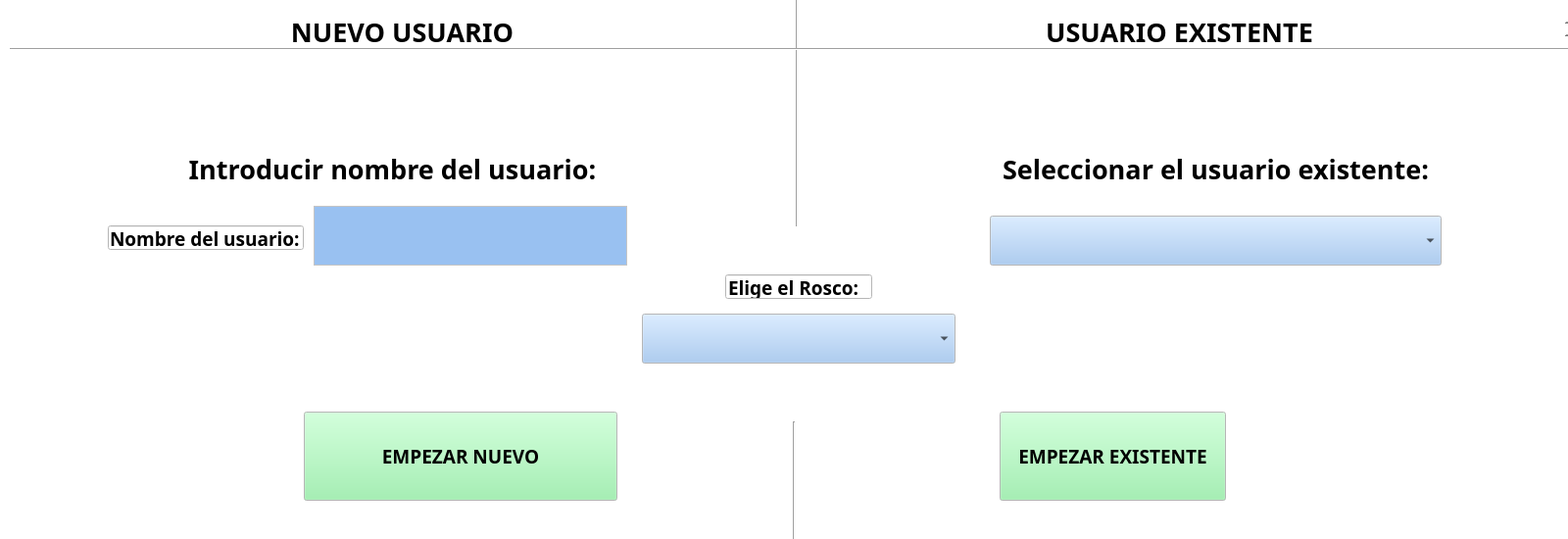
<?xml version="1.0" encoding="UTF-8"?>
<ui version="4.0">
 <class>therapist</class>
 <widget class="QWidget" name="therapist">
  <property name="geometry">
   <rect>
    <x>0</x>
    <y>0</y>
    <width>1600</width>
    <height>550</height>
   </rect>
  </property>
  <property name="palette">
   <palette>
    <active>
     <colorrole role="WindowText">
      <brush brushstyle="SolidPattern">
       <color alpha="255">
        <red>0</red>
        <green>0</green>
        <blue>0</blue>
       </color>
      </brush>
     </colorrole>
     <colorrole role="Base">
      <brush brushstyle="SolidPattern">
       <color alpha="255">
        <red>255</red>
        <green>255</green>
        <blue>255</blue>
       </color>
      </brush>
     </colorrole>
     <colorrole role="Window">
      <brush brushstyle="SolidPattern">
       <color alpha="255">
        <red>255</red>
        <green>255</green>
        <blue>255</blue>
       </color>
      </brush>
     </colorrole>
    </active>
    <inactive>
     <colorrole role="WindowText">
      <brush brushstyle="SolidPattern">
       <color alpha="255">
        <red>0</red>
        <green>0</green>
        <blue>0</blue>
       </color>
      </brush>
     </colorrole>
     <colorrole role="Base">
      <brush brushstyle="SolidPattern">
       <color alpha="255">
        <red>255</red>
        <green>255</green>
        <blue>255</blue>
       </color>
      </brush>
     </colorrole>
     <colorrole role="Window">
      <brush brushstyle="SolidPattern">
       <color alpha="255">
        <red>255</red>
        <green>255</green>
        <blue>255</blue>
       </color>
      </brush>
     </colorrole>
    </inactive>
    <disabled>
     <colorrole role="WindowText">
      <brush brushstyle="SolidPattern">
       <color alpha="255">
        <red>190</red>
        <green>190</green>
        <blue>190</blue>
       </color>
      </brush>
     </colorrole>
     <colorrole role="Base">
      <brush brushstyle="SolidPattern">
       <color alpha="255">
        <red>255</red>
        <green>255</green>
        <blue>255</blue>
       </color>
      </brush>
     </colorrole>
     <colorrole role="Window">
      <brush brushstyle="SolidPattern">
       <color alpha="255">
        <red>255</red>
        <green>255</green>
        <blue>255</blue>
       </color>
      </brush>
     </colorrole>
    </disabled>
   </palette>
  </property>
  <property name="windowTitle">
   <string>Form</string>
  </property>
  <widget class="QLineEdit" name="n_usuario">
   <property name="geometry">
    <rect>
     <x>110</x>
     <y>230</y>
     <width>200</width>
     <height>25</height>
    </rect>
   </property>
   <property name="font">
    <font>
     <family>Ubuntu Mono</family>
     <pointsize>14</pointsize>
     <weight>75</weight>
     <bold>true</bold>
    </font>
   </property>
   <property name="text">
    <string>Nombre del usuario:</string>
   </property>
   <property name="readOnly">
    <bool>true</bool>
   </property>
  </widget>
  <widget class="QLineEdit" name="dificultad">
   <property name="geometry">
    <rect>
     <x>740</x>
     <y>280</y>
     <width>150</width>
     <height>25</height>
    </rect>
   </property>
   <property name="font">
    <font>
     <family>Ubuntu Mono</family>
     <pointsize>14</pointsize>
     <weight>75</weight>
     <bold>true</bold>
    </font>
   </property>
   <property name="text">
    <string>Elige el Rosco:</string>
   </property>
   <property name="readOnly">
    <bool>true</bool>
   </property>
  </widget>
  <widget class="QPushButton" name="confirmar_button">
   <property name="geometry">
    <rect>
     <x>310</x>
     <y>420</y>
     <width>320</width>
     <height>91</height>
    </rect>
   </property>
   <property name="palette">
    <palette>
     <active>
      <colorrole role="Button">
       <brush brushstyle="SolidPattern">
        <color alpha="255">
         <red>143</red>
         <green>240</green>
         <blue>164</blue>
        </color>
       </brush>
      </colorrole>
      <colorrole role="Base">
       <brush brushstyle="SolidPattern">
        <color alpha="255">
         <red>143</red>
         <green>240</green>
         <blue>164</blue>
        </color>
       </brush>
      </colorrole>
     </active>
     <inactive>
      <colorrole role="Button">
       <brush brushstyle="SolidPattern">
        <color alpha="255">
         <red>143</red>
         <green>240</green>
         <blue>164</blue>
        </color>
       </brush>
      </colorrole>
      <colorrole role="Base">
       <brush brushstyle="SolidPattern">
        <color alpha="255">
         <red>143</red>
         <green>240</green>
         <blue>164</blue>
        </color>
       </brush>
      </colorrole>
     </inactive>
     <disabled>
      <colorrole role="Button">
       <brush brushstyle="SolidPattern">
        <color alpha="255">
         <red>143</red>
         <green>240</green>
         <blue>164</blue>
        </color>
       </brush>
      </colorrole>
      <colorrole role="Base">
       <brush brushstyle="SolidPattern">
        <color alpha="255">
         <red>0</red>
         <green>0</green>
         <blue>0</blue>
        </color>
       </brush>
      </colorrole>
     </disabled>
    </palette>
   </property>
   <property name="font">
    <font>
     <family>Ubuntu Mono</family>
     <pointsize>14</pointsize>
     <weight>75</weight>
     <bold>true</bold>
    </font>
   </property>
   <property name="text">
    <string>EMPEZAR NUEVO</string>
   </property>
  </widget>
  <widget class="QPlainTextEdit" name="usuario">
   <property name="geometry">
    <rect>
     <x>320</x>
     <y>210</y>
     <width>320</width>
     <height>61</height>
    </rect>
   </property>
   <property name="palette">
    <palette>
     <active>
      <colorrole role="BrightText">
       <brush brushstyle="SolidPattern">
        <color alpha="255">
         <red>0</red>
         <green>0</green>
         <blue>0</blue>
        </color>
       </brush>
      </colorrole>
      <colorrole role="Base">
       <brush brushstyle="SolidPattern">
        <color alpha="255">
         <red>153</red>
         <green>193</green>
         <blue>241</blue>
        </color>
       </brush>
      </colorrole>
     </active>
     <inactive>
      <colorrole role="BrightText">
       <brush brushstyle="SolidPattern">
        <color alpha="255">
         <red>0</red>
         <green>0</green>
         <blue>0</blue>
        </color>
       </brush>
      </colorrole>
      <colorrole role="Base">
       <brush brushstyle="SolidPattern">
        <color alpha="255">
         <red>153</red>
         <green>193</green>
         <blue>241</blue>
        </color>
       </brush>
      </colorrole>
     </inactive>
     <disabled>
      <colorrole role="BrightText">
       <brush brushstyle="SolidPattern">
        <color alpha="255">
         <red>0</red>
         <green>0</green>
         <blue>0</blue>
        </color>
       </brush>
      </colorrole>
      <colorrole role="Base">
       <brush brushstyle="SolidPattern">
        <color alpha="255">
         <red>0</red>
         <green>0</green>
         <blue>0</blue>
        </color>
       </brush>
      </colorrole>
     </disabled>
    </palette>
   </property>
   <property name="font">
    <font>
     <family>Ubuntu Mono</family>
     <pointsize>14</pointsize>
     <weight>75</weight>
     <bold>true</bold>
    </font>
   </property>
   <property name="frameShape">
    <enum>QFrame::StyledPanel</enum>
   </property>
   <property name="frameShadow">
    <enum>QFrame::Sunken</enum>
   </property>
   <property name="lineWidth">
    <number>1</number>
   </property>
  </widget>
  <widget class="QComboBox" name="comboBox">
   <property name="geometry">
    <rect>
     <x>655</x>
     <y>320</y>
     <width>320</width>
     <height>51</height>
    </rect>
   </property>
   <property name="palette">
    <palette>
     <active>
      <colorrole role="Button">
       <brush brushstyle="SolidPattern">
        <color alpha="255">
         <red>153</red>
         <green>193</green>
         <blue>241</blue>
        </color>
       </brush>
      </colorrole>
      <colorrole role="Base">
       <brush brushstyle="SolidPattern">
        <color alpha="255">
         <red>153</red>
         <green>193</green>
         <blue>241</blue>
        </color>
       </brush>
      </colorrole>
     </active>
     <inactive>
      <colorrole role="Button">
       <brush brushstyle="SolidPattern">
        <color alpha="255">
         <red>153</red>
         <green>193</green>
         <blue>241</blue>
        </color>
       </brush>
      </colorrole>
      <colorrole role="Base">
       <brush brushstyle="SolidPattern">
        <color alpha="255">
         <red>153</red>
         <green>193</green>
         <blue>241</blue>
        </color>
       </brush>
      </colorrole>
     </inactive>
     <disabled>
      <colorrole role="Button">
       <brush brushstyle="SolidPattern">
        <color alpha="255">
         <red>153</red>
         <green>193</green>
         <blue>241</blue>
        </color>
       </brush>
      </colorrole>
      <colorrole role="Base">
       <brush brushstyle="SolidPattern">
        <color alpha="255">
         <red>255</red>
         <green>255</green>
         <blue>255</blue>
        </color>
       </brush>
      </colorrole>
     </disabled>
    </palette>
   </property>
   <property name="font">
    <font>
     <family>Ubuntu Mono</family>
     <pointsize>14</pointsize>
     <weight>75</weight>
     <bold>true</bold>
    </font>
   </property>
  </widget>
  <widget class="QLabel" name="label">
   <property name="geometry">
    <rect>
     <x>80</x>
     <y>350</y>
     <width>141</width>
     <height>131</height>
    </rect>
   </property>
   <property name="text">
    <string/>
   </property>
   <property name="pixmap">
    <pixmap>logos/logo_euro.png</pixmap>
   </property>
   <property name="scaledContents">
    <bool>true</bool>
   </property>
  </widget>
  <widget class="QLabel" name="label_2">
   <property name="geometry">
    <rect>
     <x>1330</x>
     <y>420</y>
     <width>231</width>
     <height>101</height>
    </rect>
   </property>
   <property name="text">
    <string/>
   </property>
   <property name="pixmap">
    <pixmap>logos/robolab.png</pixmap>
   </property>
   <property name="scaledContents">
    <bool>true</bool>
   </property>
  </widget>
  <widget class="QPushButton" name="back_button">
   <property name="geometry">
    <rect>
     <x>680</x>
     <y>570</y>
     <width>171</width>
     <height>91</height>
    </rect>
   </property>
   <property name="palette">
    <palette>
     <active>
      <colorrole role="Button">
       <brush brushstyle="SolidPattern">
        <color alpha="255">
         <red>153</red>
         <green>193</green>
         <blue>241</blue>
        </color>
       </brush>
      </colorrole>
     </active>
     <inactive>
      <colorrole role="Button">
       <brush brushstyle="SolidPattern">
        <color alpha="255">
         <red>153</red>
         <green>193</green>
         <blue>241</blue>
        </color>
       </brush>
      </colorrole>
     </inactive>
     <disabled>
      <colorrole role="Button">
       <brush brushstyle="SolidPattern">
        <color alpha="255">
         <red>153</red>
         <green>193</green>
         <blue>241</blue>
        </color>
       </brush>
      </colorrole>
     </disabled>
    </palette>
   </property>
   <property name="font">
    <font>
     <family>Ubuntu Mono</family>
     <pointsize>14</pointsize>
     <weight>75</weight>
     <bold>true</bold>
    </font>
   </property>
   <property name="text">
    <string>VOLVER AL MENÚ 
DE INICIO</string>
   </property>
  </widget>
  <widget class="QTextEdit" name="textEdit_7">
   <property name="geometry">
    <rect>
     <x>0</x>
     <y>150</y>
     <width>801</width>
     <height>61</height>
    </rect>
   </property>
   <property name="palette">
    <palette>
     <active>
      <colorrole role="Button">
       <brush brushstyle="SolidPattern">
        <color alpha="0">
         <red>0</red>
         <green>0</green>
         <blue>0</blue>
        </color>
       </brush>
      </colorrole>
      <colorrole role="Text">
       <brush brushstyle="SolidPattern">
        <color alpha="255">
         <red>0</red>
         <green>0</green>
         <blue>0</blue>
        </color>
       </brush>
      </colorrole>
      <colorrole role="ButtonText">
       <brush brushstyle="SolidPattern">
        <color alpha="255">
         <red>255</red>
         <green>255</green>
         <blue>255</blue>
        </color>
       </brush>
      </colorrole>
      <colorrole role="Base">
       <brush brushstyle="NoBrush">
        <color alpha="255">
         <red>0</red>
         <green>0</green>
         <blue>0</blue>
        </color>
       </brush>
      </colorrole>
      <colorrole role="Window">
       <brush brushstyle="SolidPattern">
        <color alpha="0">
         <red>0</red>
         <green>0</green>
         <blue>0</blue>
        </color>
       </brush>
      </colorrole>
      <colorrole role="PlaceholderText">
       <brush brushstyle="SolidPattern">
        <color alpha="128">
         <red>255</red>
         <green>255</green>
         <blue>255</blue>
        </color>
       </brush>
      </colorrole>
     </active>
     <inactive>
      <colorrole role="Button">
       <brush brushstyle="SolidPattern">
        <color alpha="0">
         <red>0</red>
         <green>0</green>
         <blue>0</blue>
        </color>
       </brush>
      </colorrole>
      <colorrole role="Text">
       <brush brushstyle="SolidPattern">
        <color alpha="255">
         <red>0</red>
         <green>0</green>
         <blue>0</blue>
        </color>
       </brush>
      </colorrole>
      <colorrole role="ButtonText">
       <brush brushstyle="SolidPattern">
        <color alpha="255">
         <red>255</red>
         <green>255</green>
         <blue>255</blue>
        </color>
       </brush>
      </colorrole>
      <colorrole role="Base">
       <brush brushstyle="NoBrush">
        <color alpha="255">
         <red>0</red>
         <green>0</green>
         <blue>0</blue>
        </color>
       </brush>
      </colorrole>
      <colorrole role="Window">
       <brush brushstyle="SolidPattern">
        <color alpha="0">
         <red>0</red>
         <green>0</green>
         <blue>0</blue>
        </color>
       </brush>
      </colorrole>
      <colorrole role="PlaceholderText">
       <brush brushstyle="SolidPattern">
        <color alpha="128">
         <red>255</red>
         <green>255</green>
         <blue>255</blue>
        </color>
       </brush>
      </colorrole>
     </inactive>
     <disabled>
      <colorrole role="Button">
       <brush brushstyle="SolidPattern">
        <color alpha="0">
         <red>0</red>
         <green>0</green>
         <blue>0</blue>
        </color>
       </brush>
      </colorrole>
      <colorrole role="Text">
       <brush brushstyle="SolidPattern">
        <color alpha="255">
         <red>190</red>
         <green>190</green>
         <blue>190</blue>
        </color>
       </brush>
      </colorrole>
      <colorrole role="ButtonText">
       <brush brushstyle="SolidPattern">
        <color alpha="255">
         <red>190</red>
         <green>190</green>
         <blue>190</blue>
        </color>
       </brush>
      </colorrole>
      <colorrole role="Base">
       <brush brushstyle="NoBrush">
        <color alpha="255">
         <red>0</red>
         <green>0</green>
         <blue>0</blue>
        </color>
       </brush>
      </colorrole>
      <colorrole role="Window">
       <brush brushstyle="SolidPattern">
        <color alpha="0">
         <red>0</red>
         <green>0</green>
         <blue>0</blue>
        </color>
       </brush>
      </colorrole>
      <colorrole role="PlaceholderText">
       <brush brushstyle="SolidPattern">
        <color alpha="128">
         <red>0</red>
         <green>0</green>
         <blue>0</blue>
        </color>
       </brush>
      </colorrole>
     </disabled>
    </palette>
   </property>
   <property name="font">
    <font>
     <family>Ubuntu Mono</family>
     <pointsize>20</pointsize>
     <weight>75</weight>
     <bold>true</bold>
    </font>
   </property>
   <property name="autoFillBackground">
    <bool>true</bool>
   </property>
   <property name="styleSheet">
    <string notr="true">background-color: transparent;</string>
   </property>
   <property name="frameShape">
    <enum>QFrame::NoFrame</enum>
   </property>
   <property name="frameShadow">
    <enum>QFrame::Sunken</enum>
   </property>
   <property name="readOnly">
    <bool>true</bool>
   </property>
   <property name="html">
    <string>&lt;!DOCTYPE HTML PUBLIC &quot;-//W3C//DTD HTML 4.0//EN&quot; &quot;http://www.w3.org/TR/REC-html40/strict.dtd&quot;&gt;
&lt;html&gt;&lt;head&gt;&lt;meta name=&quot;qrichtext&quot; content=&quot;1&quot; /&gt;&lt;style type=&quot;text/css&quot;&gt;
p, li { white-space: pre-wrap; }
&lt;/style&gt;&lt;/head&gt;&lt;body style=&quot; font-family:'Ubuntu Mono'; font-size:20pt; font-weight:600; font-style:normal;&quot;&gt;
&lt;p align=&quot;center&quot; style=&quot; margin-top:0px; margin-bottom:0px; margin-left:0px; margin-right:0px; -qt-block-indent:0; text-indent:0px;&quot;&gt;Introducir nombre del usuario:&lt;/p&gt;&lt;/body&gt;&lt;/html&gt;</string>
   </property>
  </widget>
  <widget class="QTextEdit" name="textEdit_5">
   <property name="geometry">
    <rect>
     <x>10</x>
     <y>10</y>
     <width>801</width>
     <height>61</height>
    </rect>
   </property>
   <property name="palette">
    <palette>
     <active>
      <colorrole role="Button">
       <brush brushstyle="SolidPattern">
        <color alpha="0">
         <red>0</red>
         <green>0</green>
         <blue>0</blue>
        </color>
       </brush>
      </colorrole>
      <colorrole role="Text">
       <brush brushstyle="SolidPattern">
        <color alpha="255">
         <red>0</red>
         <green>0</green>
         <blue>0</blue>
        </color>
       </brush>
      </colorrole>
      <colorrole role="ButtonText">
       <brush brushstyle="SolidPattern">
        <color alpha="255">
         <red>255</red>
         <green>255</green>
         <blue>255</blue>
        </color>
       </brush>
      </colorrole>
      <colorrole role="Base">
       <brush brushstyle="NoBrush">
        <color alpha="255">
         <red>0</red>
         <green>0</green>
         <blue>0</blue>
        </color>
       </brush>
      </colorrole>
      <colorrole role="Window">
       <brush brushstyle="SolidPattern">
        <color alpha="0">
         <red>0</red>
         <green>0</green>
         <blue>0</blue>
        </color>
       </brush>
      </colorrole>
      <colorrole role="PlaceholderText">
       <brush brushstyle="SolidPattern">
        <color alpha="128">
         <red>255</red>
         <green>255</green>
         <blue>255</blue>
        </color>
       </brush>
      </colorrole>
     </active>
     <inactive>
      <colorrole role="Button">
       <brush brushstyle="SolidPattern">
        <color alpha="0">
         <red>0</red>
         <green>0</green>
         <blue>0</blue>
        </color>
       </brush>
      </colorrole>
      <colorrole role="Text">
       <brush brushstyle="SolidPattern">
        <color alpha="255">
         <red>0</red>
         <green>0</green>
         <blue>0</blue>
        </color>
       </brush>
      </colorrole>
      <colorrole role="ButtonText">
       <brush brushstyle="SolidPattern">
        <color alpha="255">
         <red>255</red>
         <green>255</green>
         <blue>255</blue>
        </color>
       </brush>
      </colorrole>
      <colorrole role="Base">
       <brush brushstyle="NoBrush">
        <color alpha="255">
         <red>0</red>
         <green>0</green>
         <blue>0</blue>
        </color>
       </brush>
      </colorrole>
      <colorrole role="Window">
       <brush brushstyle="SolidPattern">
        <color alpha="0">
         <red>0</red>
         <green>0</green>
         <blue>0</blue>
        </color>
       </brush>
      </colorrole>
      <colorrole role="PlaceholderText">
       <brush brushstyle="SolidPattern">
        <color alpha="128">
         <red>255</red>
         <green>255</green>
         <blue>255</blue>
        </color>
       </brush>
      </colorrole>
     </inactive>
     <disabled>
      <colorrole role="Button">
       <brush brushstyle="SolidPattern">
        <color alpha="0">
         <red>0</red>
         <green>0</green>
         <blue>0</blue>
        </color>
       </brush>
      </colorrole>
      <colorrole role="Text">
       <brush brushstyle="SolidPattern">
        <color alpha="255">
         <red>190</red>
         <green>190</green>
         <blue>190</blue>
        </color>
       </brush>
      </colorrole>
      <colorrole role="ButtonText">
       <brush brushstyle="SolidPattern">
        <color alpha="255">
         <red>190</red>
         <green>190</green>
         <blue>190</blue>
        </color>
       </brush>
      </colorrole>
      <colorrole role="Base">
       <brush brushstyle="NoBrush">
        <color alpha="255">
         <red>0</red>
         <green>0</green>
         <blue>0</blue>
        </color>
       </brush>
      </colorrole>
      <colorrole role="Window">
       <brush brushstyle="SolidPattern">
        <color alpha="0">
         <red>0</red>
         <green>0</green>
         <blue>0</blue>
        </color>
       </brush>
      </colorrole>
      <colorrole role="PlaceholderText">
       <brush brushstyle="SolidPattern">
        <color alpha="128">
         <red>0</red>
         <green>0</green>
         <blue>0</blue>
        </color>
       </brush>
      </colorrole>
     </disabled>
    </palette>
   </property>
   <property name="font">
    <font>
     <family>Ubuntu Mono</family>
     <pointsize>20</pointsize>
     <weight>75</weight>
     <bold>true</bold>
    </font>
   </property>
   <property name="autoFillBackground">
    <bool>true</bool>
   </property>
   <property name="styleSheet">
    <string notr="true">background-color: transparent;</string>
   </property>
   <property name="frameShape">
    <enum>QFrame::NoFrame</enum>
   </property>
   <property name="frameShadow">
    <enum>QFrame::Sunken</enum>
   </property>
   <property name="readOnly">
    <bool>true</bool>
   </property>
   <property name="html">
    <string>&lt;!DOCTYPE HTML PUBLIC &quot;-//W3C//DTD HTML 4.0//EN&quot; &quot;http://www.w3.org/TR/REC-html40/strict.dtd&quot;&gt;
&lt;html&gt;&lt;head&gt;&lt;meta name=&quot;qrichtext&quot; content=&quot;1&quot; /&gt;&lt;style type=&quot;text/css&quot;&gt;
p, li { white-space: pre-wrap; }
&lt;/style&gt;&lt;/head&gt;&lt;body style=&quot; font-family:'Ubuntu Mono'; font-size:20pt; font-weight:600; font-style:normal;&quot;&gt;
&lt;p align=&quot;center&quot; style=&quot; margin-top:0px; margin-bottom:0px; margin-left:0px; margin-right:0px; -qt-block-indent:0; text-indent:0px;&quot;&gt;NUEVO USUARIO&lt;/p&gt;&lt;/body&gt;&lt;/html&gt;</string>
   </property>
  </widget>
  <widget class="Line" name="line">
   <property name="geometry">
    <rect>
     <x>803</x>
     <y>-500</y>
     <width>20</width>
     <height>731</height>
    </rect>
   </property>
   <property name="orientation">
    <enum>Qt::Vertical</enum>
   </property>
  </widget>
  <widget class="QTextEdit" name="textEdit_6">
   <property name="geometry">
    <rect>
     <x>810</x>
     <y>10</y>
     <width>801</width>
     <height>41</height>
    </rect>
   </property>
   <property name="palette">
    <palette>
     <active>
      <colorrole role="Button">
       <brush brushstyle="SolidPattern">
        <color alpha="0">
         <red>0</red>
         <green>0</green>
         <blue>0</blue>
        </color>
       </brush>
      </colorrole>
      <colorrole role="Text">
       <brush brushstyle="SolidPattern">
        <color alpha="255">
         <red>0</red>
         <green>0</green>
         <blue>0</blue>
        </color>
       </brush>
      </colorrole>
      <colorrole role="ButtonText">
       <brush brushstyle="SolidPattern">
        <color alpha="255">
         <red>255</red>
         <green>255</green>
         <blue>255</blue>
        </color>
       </brush>
      </colorrole>
      <colorrole role="Base">
       <brush brushstyle="NoBrush">
        <color alpha="255">
         <red>0</red>
         <green>0</green>
         <blue>0</blue>
        </color>
       </brush>
      </colorrole>
      <colorrole role="Window">
       <brush brushstyle="SolidPattern">
        <color alpha="0">
         <red>0</red>
         <green>0</green>
         <blue>0</blue>
        </color>
       </brush>
      </colorrole>
      <colorrole role="PlaceholderText">
       <brush brushstyle="SolidPattern">
        <color alpha="128">
         <red>255</red>
         <green>255</green>
         <blue>255</blue>
        </color>
       </brush>
      </colorrole>
     </active>
     <inactive>
      <colorrole role="Button">
       <brush brushstyle="SolidPattern">
        <color alpha="0">
         <red>0</red>
         <green>0</green>
         <blue>0</blue>
        </color>
       </brush>
      </colorrole>
      <colorrole role="Text">
       <brush brushstyle="SolidPattern">
        <color alpha="255">
         <red>0</red>
         <green>0</green>
         <blue>0</blue>
        </color>
       </brush>
      </colorrole>
      <colorrole role="ButtonText">
       <brush brushstyle="SolidPattern">
        <color alpha="255">
         <red>255</red>
         <green>255</green>
         <blue>255</blue>
        </color>
       </brush>
      </colorrole>
      <colorrole role="Base">
       <brush brushstyle="NoBrush">
        <color alpha="255">
         <red>0</red>
         <green>0</green>
         <blue>0</blue>
        </color>
       </brush>
      </colorrole>
      <colorrole role="Window">
       <brush brushstyle="SolidPattern">
        <color alpha="0">
         <red>0</red>
         <green>0</green>
         <blue>0</blue>
        </color>
       </brush>
      </colorrole>
      <colorrole role="PlaceholderText">
       <brush brushstyle="SolidPattern">
        <color alpha="128">
         <red>255</red>
         <green>255</green>
         <blue>255</blue>
        </color>
       </brush>
      </colorrole>
     </inactive>
     <disabled>
      <colorrole role="Button">
       <brush brushstyle="SolidPattern">
        <color alpha="0">
         <red>0</red>
         <green>0</green>
         <blue>0</blue>
        </color>
       </brush>
      </colorrole>
      <colorrole role="Text">
       <brush brushstyle="SolidPattern">
        <color alpha="255">
         <red>190</red>
         <green>190</green>
         <blue>190</blue>
        </color>
       </brush>
      </colorrole>
      <colorrole role="ButtonText">
       <brush brushstyle="SolidPattern">
        <color alpha="255">
         <red>190</red>
         <green>190</green>
         <blue>190</blue>
        </color>
       </brush>
      </colorrole>
      <colorrole role="Base">
       <brush brushstyle="NoBrush">
        <color alpha="255">
         <red>0</red>
         <green>0</green>
         <blue>0</blue>
        </color>
       </brush>
      </colorrole>
      <colorrole role="Window">
       <brush brushstyle="SolidPattern">
        <color alpha="0">
         <red>0</red>
         <green>0</green>
         <blue>0</blue>
        </color>
       </brush>
      </colorrole>
      <colorrole role="PlaceholderText">
       <brush brushstyle="SolidPattern">
        <color alpha="128">
         <red>0</red>
         <green>0</green>
         <blue>0</blue>
        </color>
       </brush>
      </colorrole>
     </disabled>
    </palette>
   </property>
   <property name="font">
    <font>
     <family>Ubuntu Mono</family>
     <pointsize>20</pointsize>
     <weight>75</weight>
     <bold>true</bold>
    </font>
   </property>
   <property name="autoFillBackground">
    <bool>true</bool>
   </property>
   <property name="styleSheet">
    <string notr="true">background-color: transparent;</string>
   </property>
   <property name="frameShape">
    <enum>QFrame::NoFrame</enum>
   </property>
   <property name="frameShadow">
    <enum>QFrame::Sunken</enum>
   </property>
   <property name="readOnly">
    <bool>true</bool>
   </property>
   <property name="html">
    <string>&lt;!DOCTYPE HTML PUBLIC &quot;-//W3C//DTD HTML 4.0//EN&quot; &quot;http://www.w3.org/TR/REC-html40/strict.dtd&quot;&gt;
&lt;html&gt;&lt;head&gt;&lt;meta name=&quot;qrichtext&quot; content=&quot;1&quot; /&gt;&lt;style type=&quot;text/css&quot;&gt;
p, li { white-space: pre-wrap; }
&lt;/style&gt;&lt;/head&gt;&lt;body style=&quot; font-family:'Ubuntu Mono'; font-size:20pt; font-weight:600; font-style:normal;&quot;&gt;
&lt;p align=&quot;center&quot; style=&quot; margin-top:0px; margin-bottom:0px; margin-left:0px; margin-right:0px; -qt-block-indent:0; text-indent:0px;&quot;&gt;USUARIO EXISTENTE&lt;/p&gt;&lt;/body&gt;&lt;/html&gt;</string>
   </property>
  </widget>
  <widget class="Line" name="line_3">
   <property name="geometry">
    <rect>
     <x>10</x>
     <y>40</y>
     <width>1721</width>
     <height>20</height>
    </rect>
   </property>
   <property name="orientation">
    <enum>Qt::Horizontal</enum>
   </property>
  </widget>
  <widget class="Line" name="line_2">
   <property name="geometry">
    <rect>
     <x>800</x>
     <y>430</y>
     <width>20</width>
     <height>731</height>
    </rect>
   </property>
   <property name="orientation">
    <enum>Qt::Vertical</enum>
   </property>
  </widget>
  <widget class="QPushButton" name="confirmar_button_2">
   <property name="geometry">
    <rect>
     <x>1020</x>
     <y>420</y>
     <width>231</width>
     <height>91</height>
    </rect>
   </property>
   <property name="palette">
    <palette>
     <active>
      <colorrole role="Button">
       <brush brushstyle="SolidPattern">
        <color alpha="255">
         <red>143</red>
         <green>240</green>
         <blue>164</blue>
        </color>
       </brush>
      </colorrole>
      <colorrole role="Base">
       <brush brushstyle="SolidPattern">
        <color alpha="255">
         <red>143</red>
         <green>240</green>
         <blue>164</blue>
        </color>
       </brush>
      </colorrole>
     </active>
     <inactive>
      <colorrole role="Button">
       <brush brushstyle="SolidPattern">
        <color alpha="255">
         <red>143</red>
         <green>240</green>
         <blue>164</blue>
        </color>
       </brush>
      </colorrole>
      <colorrole role="Base">
       <brush brushstyle="SolidPattern">
        <color alpha="255">
         <red>143</red>
         <green>240</green>
         <blue>164</blue>
        </color>
       </brush>
      </colorrole>
     </inactive>
     <disabled>
      <colorrole role="Button">
       <brush brushstyle="SolidPattern">
        <color alpha="255">
         <red>143</red>
         <green>240</green>
         <blue>164</blue>
        </color>
       </brush>
      </colorrole>
      <colorrole role="Base">
       <brush brushstyle="SolidPattern">
        <color alpha="255">
         <red>0</red>
         <green>0</green>
         <blue>0</blue>
        </color>
       </brush>
      </colorrole>
     </disabled>
    </palette>
   </property>
   <property name="font">
    <font>
     <family>Ubuntu Mono</family>
     <pointsize>14</pointsize>
     <weight>75</weight>
     <bold>true</bold>
    </font>
   </property>
   <property name="text">
    <string>EMPEZAR EXISTENTE</string>
   </property>
  </widget>
  <widget class="QTextEdit" name="textEdit_4">
   <property name="geometry">
    <rect>
     <x>840</x>
     <y>150</y>
     <width>801</width>
     <height>61</height>
    </rect>
   </property>
   <property name="palette">
    <palette>
     <active>
      <colorrole role="Button">
       <brush brushstyle="SolidPattern">
        <color alpha="0">
         <red>0</red>
         <green>0</green>
         <blue>0</blue>
        </color>
       </brush>
      </colorrole>
      <colorrole role="Text">
       <brush brushstyle="SolidPattern">
        <color alpha="255">
         <red>0</red>
         <green>0</green>
         <blue>0</blue>
        </color>
       </brush>
      </colorrole>
      <colorrole role="ButtonText">
       <brush brushstyle="SolidPattern">
        <color alpha="255">
         <red>255</red>
         <green>255</green>
         <blue>255</blue>
        </color>
       </brush>
      </colorrole>
      <colorrole role="Base">
       <brush brushstyle="NoBrush">
        <color alpha="255">
         <red>0</red>
         <green>0</green>
         <blue>0</blue>
        </color>
       </brush>
      </colorrole>
      <colorrole role="Window">
       <brush brushstyle="SolidPattern">
        <color alpha="0">
         <red>0</red>
         <green>0</green>
         <blue>0</blue>
        </color>
       </brush>
      </colorrole>
      <colorrole role="PlaceholderText">
       <brush brushstyle="SolidPattern">
        <color alpha="128">
         <red>255</red>
         <green>255</green>
         <blue>255</blue>
        </color>
       </brush>
      </colorrole>
     </active>
     <inactive>
      <colorrole role="Button">
       <brush brushstyle="SolidPattern">
        <color alpha="0">
         <red>0</red>
         <green>0</green>
         <blue>0</blue>
        </color>
       </brush>
      </colorrole>
      <colorrole role="Text">
       <brush brushstyle="SolidPattern">
        <color alpha="255">
         <red>0</red>
         <green>0</green>
         <blue>0</blue>
        </color>
       </brush>
      </colorrole>
      <colorrole role="ButtonText">
       <brush brushstyle="SolidPattern">
        <color alpha="255">
         <red>255</red>
         <green>255</green>
         <blue>255</blue>
        </color>
       </brush>
      </colorrole>
      <colorrole role="Base">
       <brush brushstyle="NoBrush">
        <color alpha="255">
         <red>0</red>
         <green>0</green>
         <blue>0</blue>
        </color>
       </brush>
      </colorrole>
      <colorrole role="Window">
       <brush brushstyle="SolidPattern">
        <color alpha="0">
         <red>0</red>
         <green>0</green>
         <blue>0</blue>
        </color>
       </brush>
      </colorrole>
      <colorrole role="PlaceholderText">
       <brush brushstyle="SolidPattern">
        <color alpha="128">
         <red>255</red>
         <green>255</green>
         <blue>255</blue>
        </color>
       </brush>
      </colorrole>
     </inactive>
     <disabled>
      <colorrole role="Button">
       <brush brushstyle="SolidPattern">
        <color alpha="0">
         <red>0</red>
         <green>0</green>
         <blue>0</blue>
        </color>
       </brush>
      </colorrole>
      <colorrole role="Text">
       <brush brushstyle="SolidPattern">
        <color alpha="255">
         <red>190</red>
         <green>190</green>
         <blue>190</blue>
        </color>
       </brush>
      </colorrole>
      <colorrole role="ButtonText">
       <brush brushstyle="SolidPattern">
        <color alpha="255">
         <red>190</red>
         <green>190</green>
         <blue>190</blue>
        </color>
       </brush>
      </colorrole>
      <colorrole role="Base">
       <brush brushstyle="NoBrush">
        <color alpha="255">
         <red>0</red>
         <green>0</green>
         <blue>0</blue>
        </color>
       </brush>
      </colorrole>
      <colorrole role="Window">
       <brush brushstyle="SolidPattern">
        <color alpha="0">
         <red>0</red>
         <green>0</green>
         <blue>0</blue>
        </color>
       </brush>
      </colorrole>
      <colorrole role="PlaceholderText">
       <brush brushstyle="SolidPattern">
        <color alpha="128">
         <red>0</red>
         <green>0</green>
         <blue>0</blue>
        </color>
       </brush>
      </colorrole>
     </disabled>
    </palette>
   </property>
   <property name="font">
    <font>
     <family>Ubuntu Mono</family>
     <pointsize>20</pointsize>
     <weight>75</weight>
     <bold>true</bold>
    </font>
   </property>
   <property name="autoFillBackground">
    <bool>true</bool>
   </property>
   <property name="styleSheet">
    <string notr="true">background-color: transparent;</string>
   </property>
   <property name="frameShape">
    <enum>QFrame::NoFrame</enum>
   </property>
   <property name="frameShadow">
    <enum>QFrame::Sunken</enum>
   </property>
   <property name="readOnly">
    <bool>true</bool>
   </property>
   <property name="html">
    <string>&lt;!DOCTYPE HTML PUBLIC &quot;-//W3C//DTD HTML 4.0//EN&quot; &quot;http://www.w3.org/TR/REC-html40/strict.dtd&quot;&gt;
&lt;html&gt;&lt;head&gt;&lt;meta name=&quot;qrichtext&quot; content=&quot;1&quot; /&gt;&lt;style type=&quot;text/css&quot;&gt;
p, li { white-space: pre-wrap; }
&lt;/style&gt;&lt;/head&gt;&lt;body style=&quot; font-family:'Ubuntu Mono'; font-size:20pt; font-weight:600; font-style:normal;&quot;&gt;
&lt;p align=&quot;center&quot; style=&quot; margin-top:0px; margin-bottom:0px; margin-left:0px; margin-right:0px; -qt-block-indent:0; text-indent:0px;&quot;&gt;Seleccionar el usuario existente:&lt;/p&gt;&lt;/body&gt;&lt;/html&gt;</string>
   </property>
  </widget>
  <widget class="QComboBox" name="comboBox_user">
   <property name="geometry">
    <rect>
     <x>1010</x>
     <y>220</y>
     <width>461</width>
     <height>51</height>
    </rect>
   </property>
   <property name="palette">
    <palette>
     <active>
      <colorrole role="Button">
       <brush brushstyle="SolidPattern">
        <color alpha="255">
         <red>153</red>
         <green>193</green>
         <blue>241</blue>
        </color>
       </brush>
      </colorrole>
      <colorrole role="Base">
       <brush brushstyle="SolidPattern">
        <color alpha="255">
         <red>153</red>
         <green>193</green>
         <blue>241</blue>
        </color>
       </brush>
      </colorrole>
     </active>
     <inactive>
      <colorrole role="Button">
       <brush brushstyle="SolidPattern">
        <color alpha="255">
         <red>153</red>
         <green>193</green>
         <blue>241</blue>
        </color>
       </brush>
      </colorrole>
      <colorrole role="Base">
       <brush brushstyle="SolidPattern">
        <color alpha="255">
         <red>153</red>
         <green>193</green>
         <blue>241</blue>
        </color>
       </brush>
      </colorrole>
     </inactive>
     <disabled>
      <colorrole role="Button">
       <brush brushstyle="SolidPattern">
        <color alpha="255">
         <red>153</red>
         <green>193</green>
         <blue>241</blue>
        </color>
       </brush>
      </colorrole>
      <colorrole role="Base">
       <brush brushstyle="SolidPattern">
        <color alpha="255">
         <red>255</red>
         <green>255</green>
         <blue>255</blue>
        </color>
       </brush>
      </colorrole>
     </disabled>
    </palette>
   </property>
   <property name="font">
    <font>
     <family>Ubuntu Mono</family>
     <pointsize>14</pointsize>
     <weight>75</weight>
     <bold>true</bold>
    </font>
   </property>
  </widget>
 </widget>
 <resources/>
 <connections/>
</ui>
